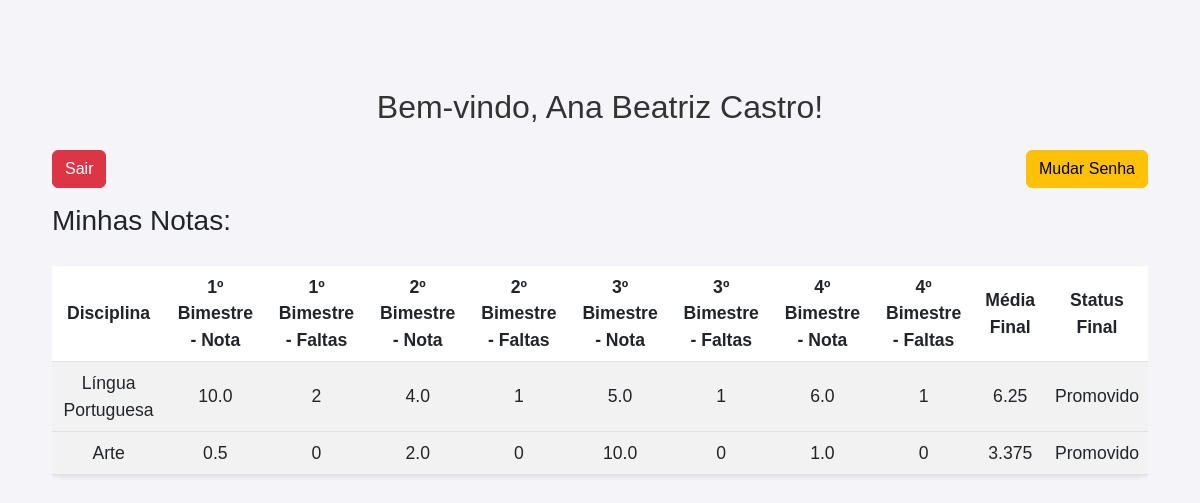
Page /aluno_home/ (signed in) on the committed database.
### core/models.py (models this page shows, shortened)
class Aluno(models.Model):
    user = models.OneToOneField(User, on_delete=models.CASCADE, related_name='aluno_profile')
    nome = models.CharField(max_length=100)
    rm = models.CharField(max_length=20, unique=True)  # Registro de matrícula único
    ra_rg = models.CharField(max_length=20, blank=True, null=True)  # RA ou RG (opcional)
    data_nascimento = models.DateField()  # Data de nascimento do aluno
    status = models.CharField(
        max_length=11,
        choices=[('ativo', 'Ativo'), ('transferido', 'Transferido'), ('suplente', 'Suplente')],
        default='ativo'
    )
    email_responsavel = models.EmailField(max_length=100, blank=True, null=True)
    telefone_responsavel = models.CharField(max_length=15, blank=True, null=True)

class Nota(models.Model):
    aluno = models.ForeignKey('Aluno', on_delete=models.CASCADE)
    disciplina = models.ForeignKey('Disciplina', on_delete=models.CASCADE)
    nota_bimestre1 = models.FloatField(default=0)
    faltas_bimestre1 = models.IntegerField(default=0)
    nota_bimestre2 = models.FloatField(default=0)
    faltas_bimestre2 = models.IntegerField(default=0)
    nota_bimestre3 = models.FloatField(default=0)
    faltas_bimestre3 = models.IntegerField(default=0)
    nota_bimestre4 = models.FloatField(default=0)
    faltas_bimestre4 = models.IntegerField(default=0)
    media_final = models.FloatField(default=0)
    STATUS_CHOICES = [
        ('P', 'Promovido'),
        ('PC', 'Promovido pelo conselho'),
        ('T', 'Transferido'),
        ('R', 'Retido'),
        ('NC', 'Não Comparecimento'),
        ('AB', 'Abandono'),
        ('RC', 'Reclassificado'),
        ('RM', 'Remanejado'),
    ]
    status_final = models.CharField(max_length=2, choices=STATUS_CHOICES, default='P')

class Disciplina(models.Model):
    nome = models.CharField(max_length=100)  # Nome da disciplina

### core/views.py (the view)
# urls.py: path('aluno_home/', views.aluno_home, name='aluno_home'),
@login_required
def aluno_home(request):
    aluno = request.user.aluno_profile  # Acessa o perfil do aluno logado, assumindo que você tenha um perfil de aluno
    notas = Nota.objects.filter(aluno=aluno)  # Filtra as notas do aluno logado
    return render(request, 'core/aluno_home.html', {
        'notas': notas  # Passa as notas para o template
    })

### core/templates/core/aluno_home.html (shortened to what this page needs)
{% load static %}
<!DOCTYPE html>
<html lang="pt-BR">
<head>
    <link href="https://cdn.jsdelivr.net/npm/bootstrap@5.3.0/dist/css/bootstrap.min.css" rel="stylesheet">
    <link rel="stylesheet" href="{% static 'css/estilos.css' %}">
</head>
<body>
    <div class="container mt-5">
        <h1 class="text-center mb-4">Bem-vindo, {{ user.aluno_profile.nome }}!</h1>
        <div class="d-flex justify-content-between mb-3">
            <a href="{% url 'logout_aluno' %}" class="btn btn-danger">Sair</a>
            <a href="{% url 'mudar_senha_aluno' %}" class="btn btn-warning">Mudar Senha</a>
        </div>
        <h3>Minhas Notas:</h3>
        <div class="table-responsive">
            <table class="table table-striped">
                <thead>
                    <tr>
                        <th>Disciplina</th>
                        <th>1º Bimestre - Nota</th>
                        <th>1º Bimestre - Faltas</th>
                        <th>2º Bimestre - Nota</th>
                        <th>2º Bimestre - Faltas</th>
                        <th>3º Bimestre - Nota</th>
                        <th>3º Bimestre - Faltas</th>
                        <th>4º Bimestre - Nota</th>
                        <th>4º Bimestre - Faltas</th>
                        <th>Média Final</th>
                        <th>Status Final</th>
                    </tr>
                </thead>
                <tbody>
                    {% for nota in notas %}
                    <tr>
                        <td>{{ nota.disciplina.nome }}</td>
                        <td>{{ nota.nota_bimestre1 }}</td>
                        <td>{{ nota.faltas_bimestre1 }}</td>
                        <td>{{ nota.nota_bimestre2 }}</td>
                        <td>{{ nota.faltas_bimestre2 }}</td>
                        <td>{{ nota.nota_bimestre3 }}</td>
                        <td>{{ nota.faltas_bimestre3 }}</td>
                        <td>{{ nota.nota_bimestre4 }}</td>
                        <td>{{ nota.faltas_bimestre4 }}</td>
                        <td>{{ nota.media_final }}</td>
                        <td>{{ nota.get_status_final_display }}</td>
                    </tr>
                    {% empty %}
                    <tr>
                        <td colspan="11" class="text-center">Nenhuma nota registrada.</td>
                    </tr>
                    {% endfor %}
                </tbody>
            </table>
        </div>
    </div>
</body>
</html>

### static/css/estilos.css (style rules this page uses)
body { font-family: 'Arial', sans-serif; background-color: #f4f4f9; margin: 20px; padding: 20px; }
h1 { color: #333; text-align: center; margin-top: 20px; font-size: 2em; }
table { width: 80%; margin: 20px auto; border-collapse: collapse; background-color: #fff; border-radius: 8px; box-shadow: 0 2px 5px rgba(0, 0, 0, 0.1); }
th, td { padding: 12px 15px; text-align: center !important; vertical-align: middle !important; font-size: 1.1em; }
th { background-color: #0066cc; color: white; font-weight: bold; }
td { background-color: #f9f9f9; color: #333; }
tr:nth-child(even) td { background-color: #f2f2f2; }

### rows in the picture
Nota: disciplina.nome "Língua Portuguesa", nota_bimestre1 "10.0", faltas_bimestre1 "2", nota_bimestre2 "4.0", faltas_bimestre2 "1", nota_bimestre3 "5.0", faltas_bimestre3 "1", nota_bimestre4 "6.0", faltas_bimestre4 "1", media_final "6.25", status_final "Promovido"
Nota: disciplina.nome "Arte", nota_bimestre1 "0.5", faltas_bimestre1 "0", nota_bimestre2 "2.0", faltas_bimestre2 "0", nota_bimestre3 "10.0", faltas_bimestre3 "0", nota_bimestre4 "1.0", faltas_bimestre4 "0", media_final "3.375", status_final "Promovido"

### other values in the picture
{{ user.aluno_profile.nome }} "Ana Beatriz Castro"
